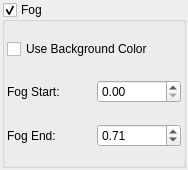
<?xml version="1.0" encoding="UTF-8"?>
<ui version="4.0">
 <class>Fog</class>
 <widget class="QWidget" name="Fog">
  <property name="geometry">
   <rect>
    <x>0</x>
    <y>0</y>
    <width>188</width>
    <height>170</height>
   </rect>
  </property>
  <property name="minimumSize">
   <size>
    <width>188</width>
    <height>170</height>
   </size>
  </property>
  <property name="windowTitle">
   <string>Fog</string>
  </property>
  <layout class="QVBoxLayout" name="verticalLayout">
   <property name="leftMargin">
    <number>2</number>
   </property>
   <property name="topMargin">
    <number>2</number>
   </property>
   <property name="rightMargin">
    <number>2</number>
   </property>
   <property name="bottomMargin">
    <number>2</number>
   </property>
   <item>
    <widget class="QGroupBox" name="fogGroupBox_">
     <property name="font">
      <font>
       <weight>50</weight>
       <bold>false</bold>
      </font>
     </property>
     <property name="title">
      <string>Fog</string>
     </property>
     <property name="checkable">
      <bool>true</bool>
     </property>
     <layout class="QGridLayout" name="gridLayout_10">
      <property name="leftMargin">
       <number>2</number>
      </property>
      <property name="topMargin">
       <number>2</number>
      </property>
      <property name="rightMargin">
       <number>2</number>
      </property>
      <property name="bottomMargin">
       <number>2</number>
      </property>
      <item row="2" column="1">
       <widget class="QDoubleSpinBox" name="fogEndDoubleSpinBox_">
        <property name="maximum">
         <double>100.000000000000000</double>
        </property>
        <property name="singleStep">
         <double>0.010000000000000</double>
        </property>
        <property name="value">
         <double>0.710000000000000</double>
        </property>
       </widget>
      </item>
      <item row="0" column="0" colspan="2">
       <widget class="QCheckBox" name="fogUseBGColorCheckBox_">
        <property name="text">
         <string>Use Background Color</string>
        </property>
        <property name="checked">
         <bool>false</bool>
        </property>
       </widget>
      </item>
      <item row="1" column="0">
       <widget class="QLabel" name="label_19">
        <property name="text">
         <string>Fog Start:</string>
        </property>
       </widget>
      </item>
      <item row="1" column="1">
       <widget class="QDoubleSpinBox" name="fogStartDoubleSpinBox_">
        <property name="maximum">
         <double>1.000000000000000</double>
        </property>
        <property name="singleStep">
         <double>0.010000000000000</double>
        </property>
       </widget>
      </item>
      <item row="2" column="0">
       <widget class="QLabel" name="label_20">
        <property name="text">
         <string>Fog End:</string>
        </property>
       </widget>
      </item>
     </layout>
    </widget>
   </item>
  </layout>
 </widget>
 <resources/>
 <connections/>
</ui>
